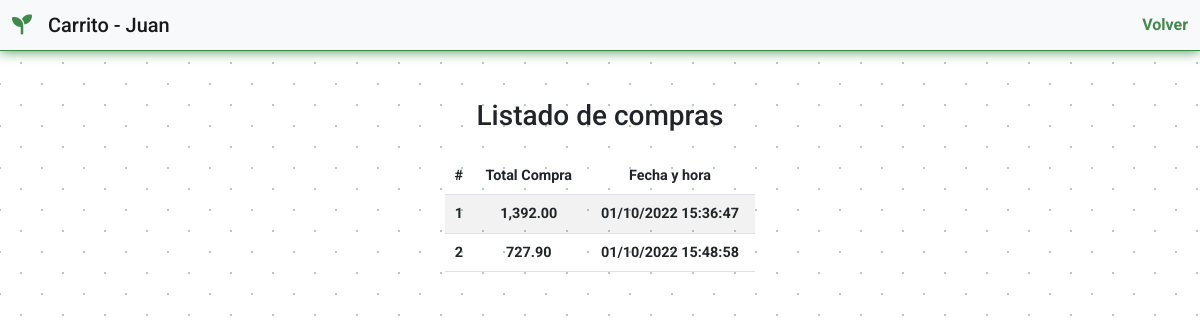
Page /php/usuario.php?user_id=15 (signed in) on the earlier database version.
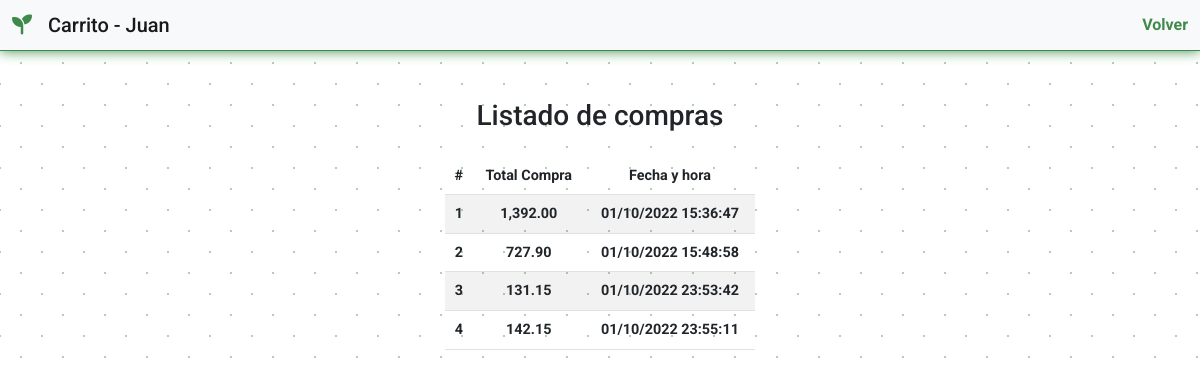
Same page on the later database version.
### tables this page shows
CREATE TABLE `compra` (
  `id_compra` int(11) NOT NULL,
  `id_usuario_compra` int(11) NOT NULL,
  `total_compra` float(10,2) NOT NULL,
  `fecha_compra` datetime NOT NULL DEFAULT current_timestamp()
);

### php/usuario.php (the view, shortened to what this page needs)
<?php
  include_once './connect.php';
  $usuario = $_GET['user_id'];
  $lista_compras_query = "SELECT * FROM compra WHERE id_usuario_compra = $usuario";
  try {
    $lista_compras_connect = $pdoConnection->prepare($lista_compras_query);
    $lista_compras_connect->execute(array());
    $resultados_lista_compras = $lista_compras_connect->fetchAll(PDO::FETCH_ASSOC);
  } catch (Exception $err){
  print 'Error!: ' . $err->getMessage() . '<br>';
  die();
  }
?>
<!DOCTYPE html>
<html lang='en'>
<head>
  <link rel='stylesheet' href='https://cdn.jsdelivr.net/npm/bootstrap@5.2.1/dist/css/bootstrap.min.css'>
   <link rel='stylesheet' href='https://cdnjs.cloudflare.com/ajax/libs/font-awesome/6.2.0/css/all.min.css' />
  <link rel='stylesheet' href='../css/admin.css'>
</head>
<body>
  <header class='mb-5'>
      <nav class='navbar bg-light'>
        <div class='container-fluid'>
          <span class='navbar-brand mb-0 h1'><i class='fa-solid fa-seedling'></i>Carrito - <?php echo $_SESSION['user']; ?></span>
          <span class='text-right'>
            <a href='../index.php'>Volver</a>
          </span>
        </div>
      </nav>
  </header>
  <main class='container col-10'>
      <div class='row'>
      <?php
        if(isset($_SESSION['user_id']) && ($_SESSION['user_id'] == $_GET['user_id'] || $_SESSION['user'] == 'admin')){
          echo "
          <div class='offset-4 col-4'>
            <h3 class='text-center mb-4'>Listado de compras</h3>
            <table class='table table-striped text-center'>
              <thead>
                <tr >
                  <th scope='col'>#</th>
                  <th scope='col'>Total Compra</th>
                  <th scope='col'>Fecha y hora</th>
                </tr>
              </thead>
              <tbody>";
              foreach ($resultados_lista_compras as $key => $value) {
                $date = new DateTime($value['fecha_compra']);
                echo
                "
                <tr class='align-middle'>
                  <th scope='row'>" . $key + 1 . "</th>
                  <td>" . number_format($value['total_compra'],2) . "</td>
                  <td>" . date_format($date, 'd/m/Y G:i:s') . "</td>
                </tr>";
              }
          echo "
              </tbody>
            </table>
          </div>
          ";
        } else echo "
            <div class='text-center mt-5 alert alert-danger' role='alert'>
              <h2>Acceso limitado al propio usuario.</h2>
            </div>";
      ?>
  </main>
</body>
</html>

### css/admin.css (style rules this page uses)
:root { --main-color: #3f8a4b; }
* { margin: 0; padding: 0; box-sizing: border-box; user-select: none; }
body { font-family: 'Roboto', sans-serif; background-color: white; background-image: radial-gradient(var(--main-color) .2px, transparent 1.05px), radial-gradient(var(--main-color) .2px, white 1.05px); background-size: 42px 42px; background-position: 0 0,21px 21px; }
a { text-decoration: none; font-weight: bold; color: var(--main-color); }
header { border-bottom: 1px solid var(--main-color); box-shadow: 0 0 12px var(--main-color); }
.fa-seedling { color: var(--main-color); margin-right: 1rem; }
table { font-size: .9rem; font-weight: bold; }

Differences in the rows shown:
added compra: total_compra "131.15", fecha_compra "01/10/2022 23:53:42"
added compra: total_compra "142.15", fecha_compra "01/10/2022 23:55:11"
